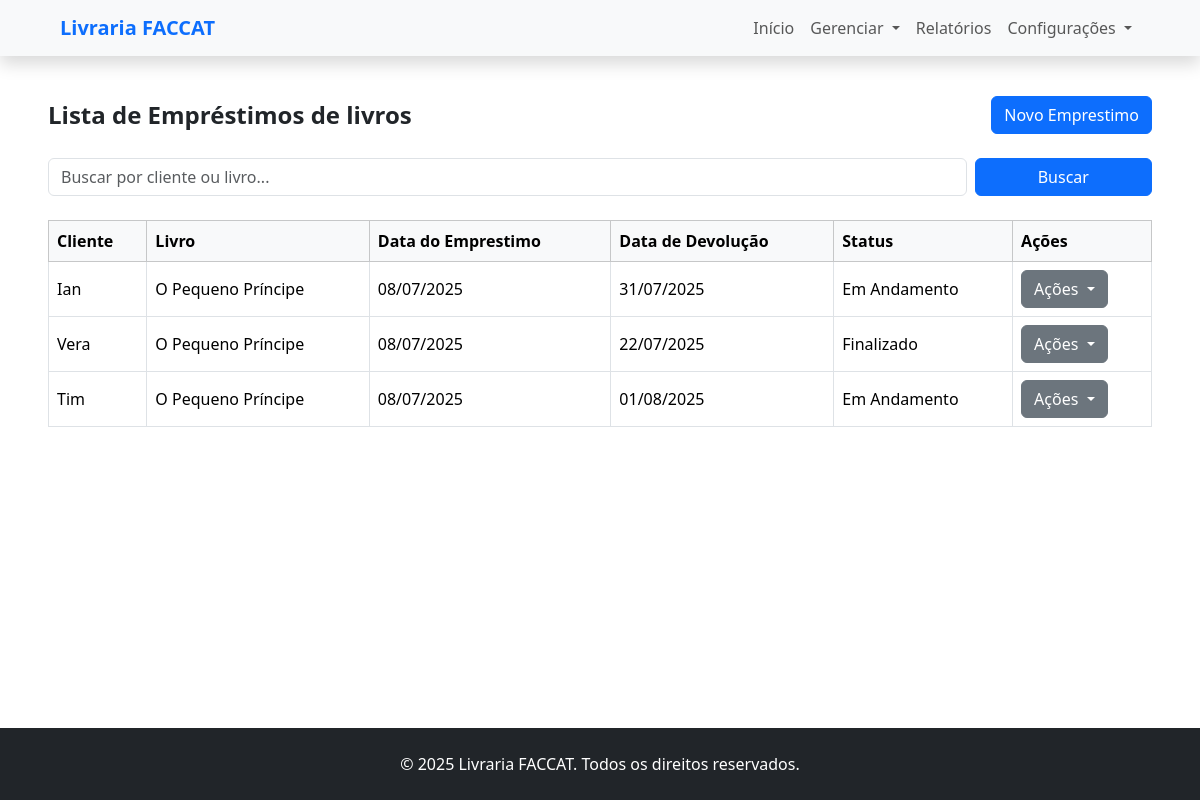
The page /livros/emprestimos (signed in) on the database its author committed.
### livros/models.py (models this page shows, shortened)
class Emprestimo(models.Model):
    cliente = models.ForeignKey(Cliente, on_delete=models.CASCADE)
    livro = models.ForeignKey(Livro,on_delete=models.CASCADE)
    data_emprestimo= models.DateField()
    data_devolucao = models.DateField()
    status = models.CharField(max_length=20, choices=STATUS_EMPRESTIMO, default='EM_ANDAMENTO')

class Livro(models.Model):
    nome = models.CharField(max_length=100)
    autor = models.CharField(max_length=100)
    descricao = models.TextField()
    ano_publicacao = models.IntegerField(default=datetime.now().year)
    foto = StdImageField(
        upload_to='fotos/alunos',
        variations={'thumb': (150, 150), 'medium': (300, 300)},
        blank=True,
        null=True
    )
    isbn = models.CharField(max_length=17, blank=True, null=True, unique=True,
                            help_text="ISBN do livro (ex: 978-3-16-148410-0)")
    genero = models.CharField(max_length=20, choices=GENEROS, default='ficcao')
    quantidade = models.PositiveIntegerField(default=0)

### usuarios/models.py (models this page shows, shortened)
class Cliente(models.Model):
    cpf = models.CharField(max_length=11, unique=True)
    email = models.EmailField()
    nome = models.CharField(max_length=50)
    endereco = models.CharField(max_length=30)
    logradouro = models.CharField(max_length=20)
    bairro = models.CharField(max_length=30)
    bloqueado = models.BooleanField(default=False)

### livros/views.py (the view)
# urls.py: path('emprestimos', views.gerenciar_emprestimos, name='gerenciar_emprestimos'),
@login_required
def gerenciar_emprestimos(request):
    busca = request.GET.get('busca', '')
    if busca:
        emprestimos = Emprestimo.objects.filter(
            Q(cliente__nome__icontains=busca) | Q(livro__nome__icontains=busca)
        )
    else:
        emprestimos = Emprestimo.objects.all()
    emprestimos = emprestimos.order_by('id')
    return render(request, 'emprestimos/gerenciar_emprestimos.html', {'emprestimos': emprestimos})

### livros/templates/emprestimos/gerenciar_emprestimos.html (shortened to what this page needs)
{% extends 'base.html' %}
{% block content %}
<div class="my-4 px-5">
    <div class="d-flex justify-content-between align-items-center mb-4">
        <h1 class="h4 fw-bold mb-0">Lista de Empréstimos de livros</h1>
        <a href="{% url 'selecionar_livro_emprestimo' %}" class="btn btn-primary">Novo Emprestimo</a>
    </div>
    <form method="get" class="row g-2 mb-4">
        <div class="col-md-10">
            <input type="text" name="busca" placeholder="Buscar por cliente ou livro..." value="{{ request.GET.busca }}"
                class="form-control" />
        </div>
        <div class="col-md-2">
            <button type="submit" class="btn btn-primary w-100">Buscar</button>
        </div>
    </form>
    <div class="table-responsive" style="overflow: visible !important;">
        <table class="table table-bordered table-hover align-middle">
            <thead class="table-light">
                <tr>
                    <th>Cliente</th>
                    <th>Livro</th>
                    <th>Data do Emprestimo</th>
                    <th>Data de Devolução</th>
                    <th>Status</th>
                    <th>Ações</th>
                </tr>
            </thead>
            <tbody>
                {% for emprestimo in emprestimos %}
                <tr>
                    <td>{{ emprestimo.cliente.nome }}</td>
                    <td>{{ emprestimo.livro.nome }}</td>
                    <td>{{ emprestimo.data_emprestimo |date:"d/m/Y" }}</td>
                    <td>{{ emprestimo.data_devolucao |date:"d/m/Y" }}</td>
                    <td>{{ emprestimo.get_status_display }}</td>
                    <td>
                        <div class="dropdown">
                            <button class="btn btn-secondary dropdown-toggle" type="button" data-bs-toggle="dropdown"
                                data-bs-display="static" aria-expanded="false">
                                Ações
                            </button>
                        </div>
                    </td>
                </tr>
                {% empty %}
                <tr>
                    <td colspan="6" class="text-center py-4">Nenhuma emprestimo cadastrada.</td>
                </tr>
                {% endfor %}
            </tbody>
        </table>
    </div>
</div>
{% endblock %}

### rows shown on the page
Emprestimo: cliente.nome "Ian", livro.nome "O Pequeno Príncipe", data_emprestimo "08/07/2025", data_devolucao "31/07/2025", status "Em Andamento"
Emprestimo: cliente.nome "Vera", livro.nome "O Pequeno Príncipe", data_emprestimo "08/07/2025", data_devolucao "22/07/2025", status "Finalizado"
Emprestimo: cliente.nome "Tim", livro.nome "O Pequeno Príncipe", data_emprestimo "08/07/2025", data_devolucao "01/08/2025", status "Em Andamento"
